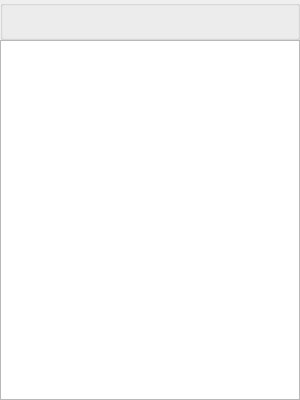
<?xml version="1.0" encoding="UTF-8"?>
<ui version="4.0">
 <class>PlaylistDialog</class>
 <widget class="QDialog" name="PlaylistDialog">
  <property name="geometry">
   <rect>
    <x>0</x>
    <y>0</y>
    <width>300</width>
    <height>400</height>
   </rect>
  </property>
  <property name="windowTitle">
   <string>Playlist</string>
  </property>
  <widget class="QGroupBox" name="groupBox">
   <property name="geometry">
    <rect>
     <x>0</x>
     <y>0</y>
     <width>300</width>
     <height>40</height>
    </rect>
   </property>
   <property name="title">
    <string/>
   </property>
   <widget class="QPushButton" name="pBtnAdd">
    <property name="geometry">
     <rect>
      <x>10</x>
      <y>10</y>
      <width>25</width>
      <height>25</height>
     </rect>
    </property>
    <property name="toolTip">
     <string>Add</string>
    </property>
    <property name="text">
     <string/>
    </property>
    <property name="icon">
     <iconset>
      <normaloff>../resource/icon/add.png</normaloff>../resource/icon/add.png</iconset>
    </property>
    <property name="iconSize">
     <size>
      <width>25</width>
      <height>25</height>
     </size>
    </property>
    <property name="flat">
     <bool>true</bool>
    </property>
   </widget>
   <widget class="QPushButton" name="pBtnRemove">
    <property name="geometry">
     <rect>
      <x>130</x>
      <y>10</y>
      <width>25</width>
      <height>25</height>
     </rect>
    </property>
    <property name="toolTip">
     <string>Remove</string>
    </property>
    <property name="text">
     <string/>
    </property>
    <property name="icon">
     <iconset>
      <normaloff>../resource/icon/remove.png</normaloff>../resource/icon/remove.png</iconset>
    </property>
    <property name="iconSize">
     <size>
      <width>25</width>
      <height>25</height>
     </size>
    </property>
    <property name="flat">
     <bool>true</bool>
    </property>
   </widget>
   <widget class="QPushButton" name="pBtnClear">
    <property name="geometry">
     <rect>
      <x>260</x>
      <y>10</y>
      <width>25</width>
      <height>25</height>
     </rect>
    </property>
    <property name="toolTip">
     <string>Clear</string>
    </property>
    <property name="text">
     <string/>
    </property>
    <property name="icon">
     <iconset>
      <normaloff>../resource/icon/clear.png</normaloff>../resource/icon/clear.png</iconset>
    </property>
    <property name="iconSize">
     <size>
      <width>25</width>
      <height>25</height>
     </size>
    </property>
    <property name="flat">
     <bool>true</bool>
    </property>
   </widget>
  </widget>
  <widget class="QListWidget" name="listWidget">
   <property name="geometry">
    <rect>
     <x>0</x>
     <y>40</y>
     <width>300</width>
     <height>360</height>
    </rect>
   </property>
  </widget>
 </widget>
 <resources/>
 <connections/>
</ui>
